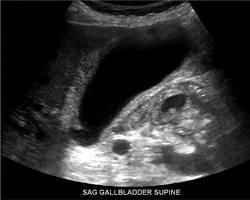
#> input picture b1.jpg, 250 x 200 px
$ python -i safra_analiz.py   (imports and definitions only)
#> lines starting #> are read from the running program, lines starting #| are printed output that depends on the picture
import numpy as np
from PIL import Image
import matplotlib.pyplot as plt
import os

def safra_kesesi_analiz(image_path):
#> called with image_path = 'b1.jpg'
    if not os.path.exists(image_path):
        print(f"Hata: '{image_path}' bulunamadı. Lütfen dosya adını kontrol edin.")
        return

    # Görüntüyü yükle, gri seviyeye çevir ve 256x256 boyutlandır
    img = Image.open(image_path).convert('L')
    img = img.resize((256, 256))
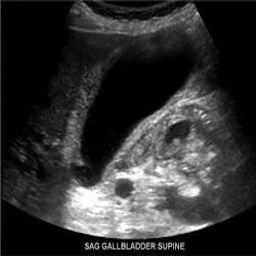
#> img: PIL image 256x256 L; min 0, max 255, mean 49.3
    img_array = np.array(img, dtype=float)

    # Median Filtre
    def manual_median(data):
        h, w = data.shape
#> h = 256; w = 256
        output = np.copy(data)
        for i in range(1, h-1):
            for j in range(1, w-1):
                neighbors = data[i-1:i+2, j-1:j+2].flatten()
                output[i, j] = np.sort(neighbors)[4]
        return output

    img_denoised = manual_median(img_array)


    # 1. Histogram Equalization
    def hist_eq(data):
        hist, _ = np.histogram(data.flatten(), 256, [0,256])
#> hist = 256 values, max 18251 at index 0, min 18 at index 238, mean 256
        cdf = hist.cumsum()
#> cdf = 256 values from 18251 to 65536
        cdf_m = (cdf - cdf.min()) * 255 / (cdf.max() - cdf.min())
#> cdf_m = 256 values from 0 to 255
        return cdf_m[data.astype('uint8')]

    # 2. Gamma Correction
    def gamma_corr(data, g=1.2):
#> called with g = 1.2
        return 255 * (data / 255) ** g
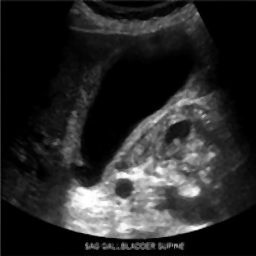
#> returned value: shape (256, 256) float64; min 0, max 255, mean 41.4

    # 3. Log Transform
    def log_trans(data):
        c = 255 / np.log(1 + np.max(data))
#> c = 45.99
        return c * np.log(1 + data)
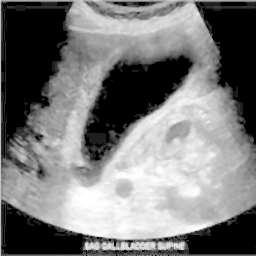
#> returned value: shape (256, 256) float64; min 0, max 255, mean 121

    img_he = hist_eq(img_denoised)
    img_gamma = gamma_corr(img_denoised)
    img_log = log_trans(img_denoised)


    def apply_kernel(data, kernel):
        h, w = data.shape
#> h = 256; w = 256
        res = np.zeros((h, w))
        for i in range(1, h-1):
            for j in range(1, w-1):
                res[i, j] = np.sum(data[i-1:i+2, j-1:j+2] * kernel)
        return res

    # Sobel Operatörü
    sx = np.array([[-1, 0, 1], [-2, 0, 2], [-1, 0, 1]])
    sy = np.array([[-1, -2, -1], [0, 0, 0], [1, 2, 1]])
    sobel = np.sqrt(apply_kernel(img_he, sx)**2 + apply_kernel(img_he, sy)**2)
#> after the loop in apply_kernel (call 2), `for i in range(1, h-1):`:
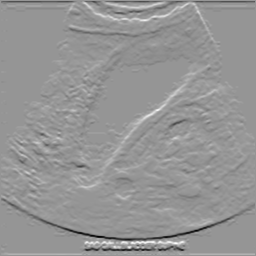
#> res: shape (256, 256) float64; min -962.1, max 677, mean -1.7; drawn with min black and max white

    # Scharr Operatörü
    shx = np.array([[-3, 0, 3], [-10, 0, 10], [-3, 0, 3]])
    shy = np.array([[-3, -10, -3], [0, 0, 0], [3, 10, 3]])
    scharr = np.sqrt(apply_kernel(img_he, shx)**2 + apply_kernel(img_he, shy)**2)

    # Laplacian Operatörü
    lap_k = np.array([[0, 1, 0], [1, -4, 1], [0, 1, 0]])
    laplacian = np.abs(apply_kernel(img_he, lap_k))
#> after the loop in apply_kernel (call 5), `for i in range(1, h-1):`:
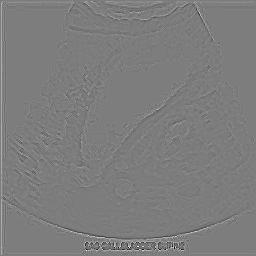
#> res: shape (256, 256) float64; min -325.7, max 338.5, mean 0.8; drawn with min black and max white
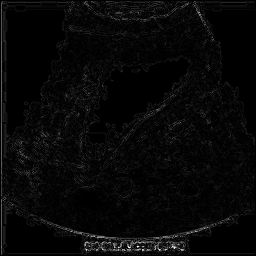
#> laplacian: shape (256, 256) float64; min 0, max 338.5, mean 10.6; drawn with min black and max white


    fig, axs = plt.subplots(3, 3, figsize=(15, 12))
    plt.suptitle(f"Analiz: {image_path}", fontsize=16)

    # İlk Satır: Ön İşleme ve Histogram
    axs[0, 0].imshow(img_array, cmap='gray'); axs[0, 0].set_title("Orijinal (Gri)")
    axs[0, 1].imshow(img_denoised, cmap='gray'); axs[0, 1].set_title("Median Filtre (Gürültü Azaltma)")
    axs[0, 2].hist(img_array.flatten(), 256, [0,256], color='gray'); axs[0, 2].set_title("Orijinal Histogram")

    # İkinci Satır: Kontrast Artırma
    axs[1, 0].imshow(img_he, cmap='gray'); axs[1, 0].set_title("Histogram Eşitleme")
    axs[1, 1].imshow(img_gamma, cmap='gray'); axs[1, 1].set_title("Gamma Düzeltme")
    axs[1, 2].imshow(img_log, cmap='gray'); axs[1, 2].set_title("Logaritmik Dönüşüm")

    # Üçüncü Satır: Kenar Tespiti (HE Uygulanmış Görüntü Üzerinden)
    axs[2, 0].imshow(sobel, cmap='gray'); axs[2, 0].set_title("Sobel Operatörü")
    axs[2, 1].imshow(scharr, cmap='gray'); axs[2, 1].set_title("Scharr Operatörü")
    axs[2, 2].imshow(laplacian, cmap='gray'); axs[2, 2].set_title("Laplacian Operatörü")


    for ax in axs.flat:
        if ax != axs[0, 2]:
            ax.axis('off')

    plt.tight_layout(rect=[0, 0.03, 1, 0.95])
    plt.show()
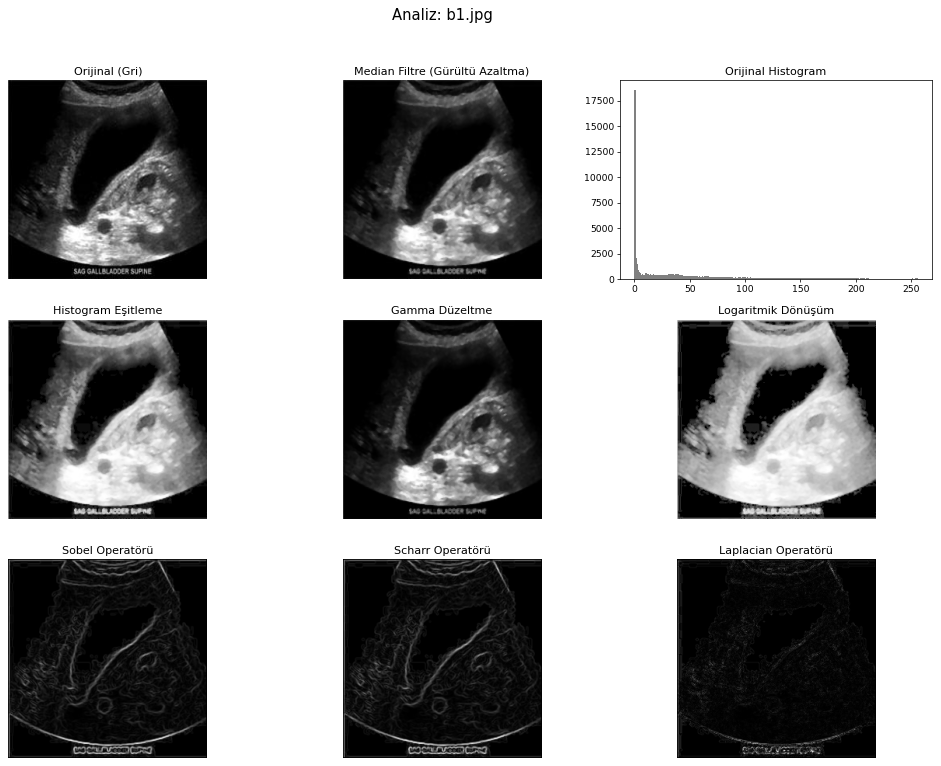
#> figure drawn by matplotlib, 9 panels; panel 3: tallest bar 18601 high, from x = 0 to 1


# [4 lines not run here, left out]

>>> result = safra_kesesi_analiz('b1.jpg')

$ run again, on b2.jpg
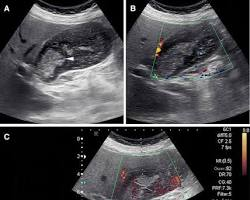
#> input picture b2.jpg, 250 x 200 px
#> after the loop in manual_median, `for i in range(1, h-1):`:
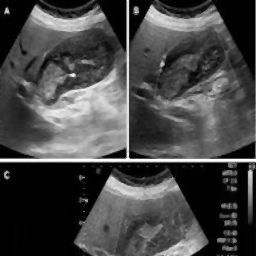
#> output: shape (256, 256) float64; min 0, max 255, mean 70.4
#> hist = 256 values, max 7430 at index 1, min 0 at index 239, mean 256
#> cdf = 256 values from 5419 to 65536
#> cdf_m = 256 values from 0 to 255
#> c = 45.99
#> in safra_kesesi_analiz, `laplacian = np.abs(apply_kernel(img_he, lap_k))`:
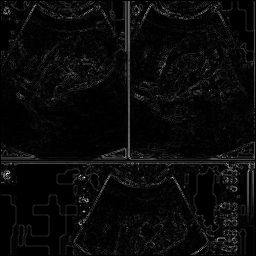
#> laplacian: shape (256, 256) float64; min 0, max 443.4, mean 18.1; drawn with min black and max white

$ run again, on b3.jpg
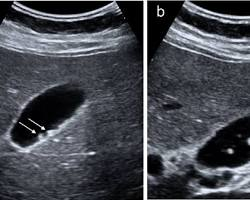
#> input picture b3.jpg, 250 x 200 px
#> in safra_kesesi_analiz, `img = img.resize((256, 256))`:
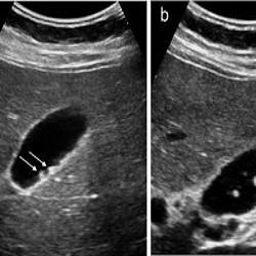
#> img: PIL image 256x256 L; min 0, max 255, mean 71.1
#> hist = 256 values, max 1964 at index 1, min 0 at index 238, mean 256
#> cdf = 256 values from 1818 to 65536
#> cdf_m = 256 values from 0 to 255
#> c = 45.99
#> in safra_kesesi_analiz, `laplacian = np.abs(apply_kernel(img_he, lap_k))`:
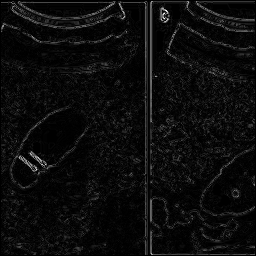
#> laplacian: shape (256, 256) float64; min 0, max 429.5, mean 21.1; drawn with min black and max white

$ run again, on b4.jpg
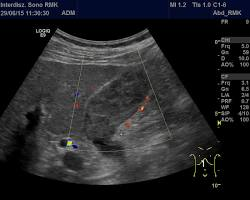
#> input picture b4.jpg, 250 x 200 px
#> hist = 256 values, max 16326 at index 0, min 0 at index 149, mean 256
#> cdf = 256 values from 16326 to 65536
#> cdf_m = 256 values from 0 to 255
#> c = 48.17
#> in safra_kesesi_analiz, `laplacian = np.abs(apply_kernel(img_he, lap_k))`:
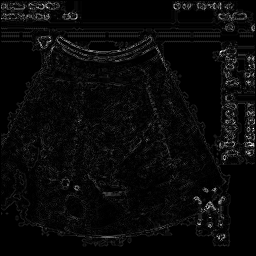
#> laplacian: shape (256, 256) float64; min 0, max 457.8, mean 18.3; drawn with min black and max white
